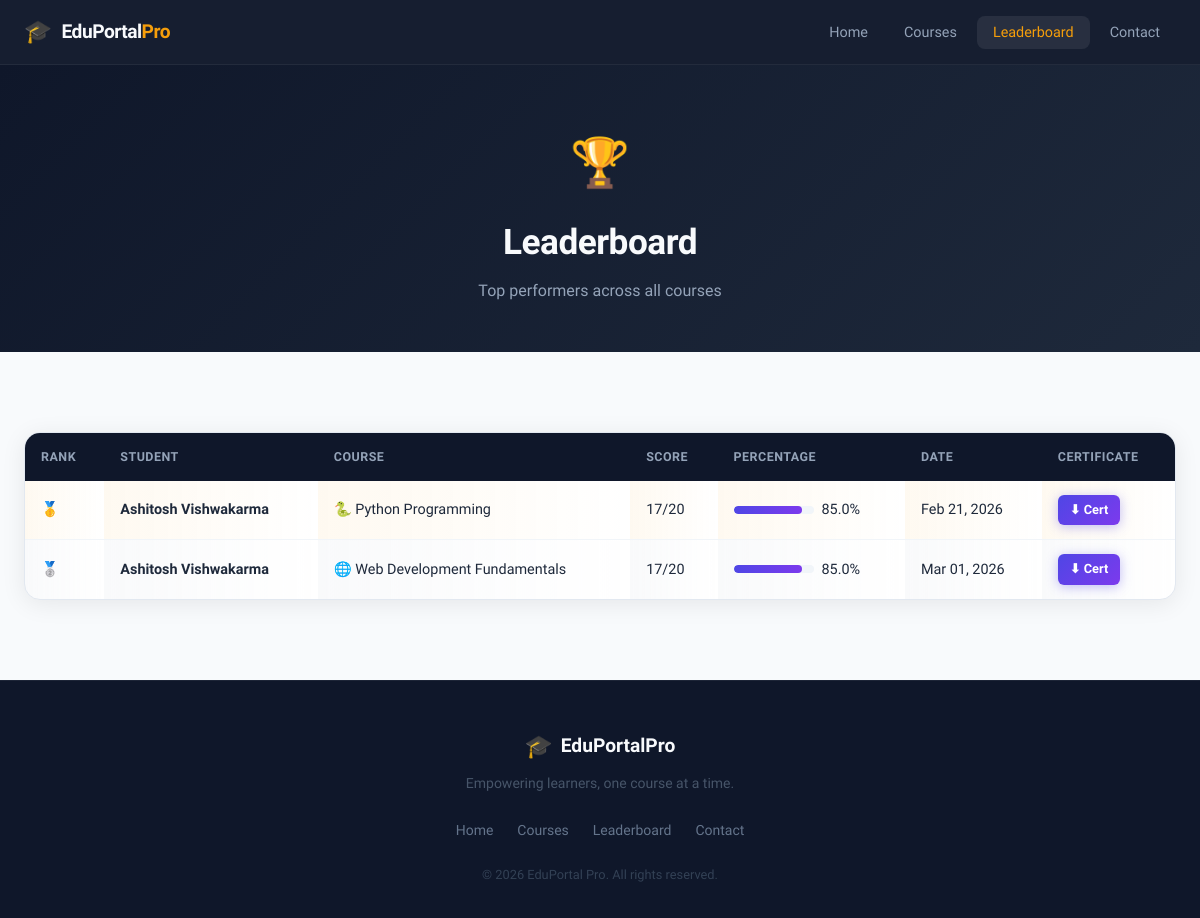
Page /leaderboard/ on the committed database.
### students/models.py (models this page shows, shortened)
class TestResult(models.Model):
    student_name = models.CharField(max_length=200)
    student_email = models.CharField(max_length=200, blank=True)
    course = models.ForeignKey(Course, on_delete=models.CASCADE, related_name='results')
    score = models.IntegerField()
    total_questions = models.IntegerField(default=20)
    percentage = models.FloatField()
    answers_json = models.TextField(default='{}')  # stores {question_id: chosen_answer}
    questions_json = models.TextField(default='[]')  # stores list of question ids used
    passed = models.BooleanField(default=False)
    certificate_issued = models.BooleanField(default=False)
    taken_at = models.DateTimeField(auto_now_add=True)

class Course(models.Model):
    title = models.CharField(max_length=200)
    description = models.TextField()
    subject = models.CharField(max_length=100)
    duration = models.CharField(max_length=50, default="4 weeks")
    level = models.CharField(max_length=50, choices=[
        ('Beginner', 'Beginner'),
        ('Intermediate', 'Intermediate'),
        ('Advanced', 'Advanced'),
    ], default='Beginner')
    icon = models.CharField(max_length=10, default='📚')
    color = models.CharField(max_length=30, default='#4f46e5')
    created_at = models.DateTimeField(auto_now_add=True)

### students/views.py (the view)
# urls.py: path('leaderboard/', views.leaderboard, name='leaderboard'),
def leaderboard(request):
    results = TestResult.objects.filter(passed=True).order_by('-percentage', '-score')[:50]
    courses = Course.objects.all()
    return render(request, 'leaderboard.html', {'results': results, 'courses': courses})

### students/templates/leaderboard.html (shortened to what this page needs)
{% extends 'base.html' %}
{% block nav_leader %}active{% endblock %}
{% block content %}
<div class="page-hero">
    <div class="container" style="text-align:center">
        <div style="font-size:3rem;margin-bottom:12px">🏆</div>
        <h1 class="page-title">Leaderboard</h1>
        <p class="page-subtitle">Top performers across all courses</p>
    </div>
</div>
<section class="section-pad">
    <div class="container">
        {% if results %}
        <div class="leaderboard-table-wrap">
            <table class="leaderboard-table">
                <thead>
                    <tr>
                        <th>Rank</th>
                        <th>Student</th>
                        <th>Course</th>
                        <th>Score</th>
                        <th>Percentage</th>
                        <th>Date</th>
                        <th>Certificate</th>
                    </tr>
                </thead>
                <tbody>
                    {% for result in results %}
                    <tr class="{% if forloop.counter == 1 %}rank-gold{% elif forloop.counter == 2 %}rank-silver{% elif forloop.counter == 3 %}rank-bronze{% endif %}">
                        <td class="rank-cell">
                            {% if forloop.counter == 1 %}🥇
                            {% elif forloop.counter == 2 %}🥈
                            {% elif forloop.counter == 3 %}🥉
                            {% else %}#{{ forloop.counter }}{% endif %}
                        </td>
                        <td><strong>{{ result.student_name }}</strong></td>
                        <td>{{ result.course.icon }} {{ result.course.title }}</td>
                        <td>{{ result.score }}/{{ result.total_questions }}</td>
                        <td>
                            <div style="display:flex;align-items:center;gap:8px">
                                <div class="mini-bar"><div class="mini-fill" style="width:{{ result.percentage }}%"></div></div>
                                <span>{{ result.percentage|floatformat:1 }}%</span>
                            </div>
                        </td>
                        <td>{{ result.taken_at|date:"M d, Y" }}</td>
                        <td>
                            {% if result.certificate_issued %}
                            <a href="{% url 'download_certificate' result.id %}" class="btn btn-xs btn-primary">⬇ Cert</a>
                            {% else %}-{% endif %}
                        </td>
                    </tr>
                    {% endfor %}
                </tbody>
            </table>
        </div>
        {% endif %}
    </div>
</section>
{% endblock %}

### templates/base.html (shortened to what this page needs)
{% load static %}
<!DOCTYPE html>
<html lang="en">
<head>
    <link rel="stylesheet" href="{% static 'css/main.css' %}">
</head>
<body>
    <nav class="navbar" id="navbar">
        <div class="nav-inner">
            <a href="{% url 'home' %}" class="nav-logo">
                <span class="logo-icon">🎓</span>
                <span class="logo-text">EduPortal<span class="logo-accent">Pro</span></span>
            </a>
            <ul class="nav-links">
                <li><a href="{% url 'home' %}" class="nav-link {% block nav_home %}{% endblock %}">Home</a></li>
                <li><a href="{% url 'courses' %}" class="nav-link {% block nav_courses %}{% endblock %}">Courses</a></li>
                <li><a href="{% url 'leaderboard' %}" class="nav-link {% block nav_leader %}{% endblock %}">Leaderboard</a></li>
                <li><a href="{% url 'contact' %}" class="nav-link {% block nav_contact %}{% endblock %}">Contact</a></li>
            </ul>
        </div>
    </nav>
    <main class="main-content">
        {% block content %}{% endblock %}
    </main>
    <footer class="footer">
        <div class="footer-inner">
            <div class="footer-brand">
                <span class="logo-icon">🎓</span>
                <span>EduPortal<strong>Pro</strong></span>
            </div>
            <p class="footer-tagline">Empowering learners, one course at a time.</p>
            <div class="footer-links">
                <a href="{% url 'home' %}">Home</a>
                <a href="{% url 'courses' %}">Courses</a>
                <a href="{% url 'leaderboard' %}">Leaderboard</a>
                <a href="{% url 'contact' %}">Contact</a>
            </div>
            <p class="footer-copy">© 2026 EduPortal Pro. All rights reserved.</p>
        </div>
    </footer>
</body>
</html>

### static/css/main.css (style rules this page uses)
*, *::before, *::after { box-sizing: border-box; margin: 0; padding: 0; }
html { scroll-behavior: smooth; }
body { font-family: 'Sora', sans-serif; background: #f8fafc; color: #1e293b; line-height: 1.6; min-height: 100vh; }
a { text-decoration: none; color: inherit; }
:root { --primary: #4f46e5; --primary-dark: #3730a3; --accent: #f59e0b; --surface: #fff; --border: #e2e8f0; --muted: #94a3b8; --text: #0f172a; --radius: 12px; --shadow: 0 4px 24px rgba(0,0,0,0.08); }
.navbar { position: sticky; top: 0; z-index: 1000; background: rgba(15, 23, 42, 0.97); backdrop-filter: blur(12px); border-bottom: 1px solid rgba(255,255,255,0.06); }
.nav-inner { max-width: 1200px; margin: 0 auto; padding: 0 24px; height: 64px; display: flex; align-items: center; justify-content: space-between; }
.nav-logo { display: flex; align-items: center; gap: 10px; font-size: 1.2rem; font-weight: 800; color: #f8fafc; letter-spacing: -0.5px; }
.logo-icon { font-size: 1.4rem; }
.logo-accent { color: #f59e0b; }
.nav-links { display: flex; list-style: none; gap: 4px; }
.nav-link { color: #94a3b8; font-size: 0.9rem; font-weight: 500; padding: 8px 16px; border-radius: 8px; transition: all 0.2s; }
.nav-link:hover, .nav-link.active { color: #f8fafc; background: rgba(255,255,255,0.08); }
.nav-link.active { color: #f59e0b; }
.btn { display: inline-flex; align-items: center; gap: 6px; padding: 10px 22px; border-radius: 10px; font-family: inherit; font-size: 0.95rem; font-weight: 600; cursor: pointer; border: none; transition: all 0.2s; text-decoration: none; }
.btn-primary { background: linear-gradient(135deg, #4f46e5, #7c3aed); color: #fff; box-shadow: 0 2px 12px rgba(79,70,229,0.35); }
.btn-xs { padding: 5px 12px; font-size: 0.8rem; border-radius: 6px; }
.container { max-width: 1200px; margin: 0 auto; padding: 0 24px; }
.section-pad { padding: 80px 0; }
.page-hero { background: linear-gradient(135deg, #0f172a 0%, #1e293b 100%); padding: 60px 0 48px; }
.page-title { font-size: 2.2rem; font-weight: 800; color: #f8fafc; margin-bottom: 8px; letter-spacing: -0.5px; }
.page-subtitle { color: #94a3b8; font-size: 1rem; }
.leaderboard-table-wrap { background: #fff; border-radius: 16px; border: 1px solid var(--border); overflow: hidden; box-shadow: var(--shadow); overflow-x: auto; }
.leaderboard-table { width: 100%; border-collapse: collapse; }
.leaderboard-table th { background: #0f172a; color: #94a3b8; font-size: 0.78rem; font-weight: 600; text-transform: uppercase; letter-spacing: 0.5px; padding: 14px 16px; text-align: left; }
.leaderboard-table td { padding: 14px 16px; border-bottom: 1px solid #f1f5f9; font-size: 0.9rem; vertical-align: middle; }
.leaderboard-table tr:last-child td { border-bottom: none; }
.rank-gold td { background: linear-gradient(90deg, rgba(245,158,11,0.06), transparent); }
.rank-silver td { background: linear-gradient(90deg, rgba(148,163,184,0.06), transparent); }
.rank-cell { font-size: 1.2rem; }
.mini-bar { width: 80px; height: 8px; background: #f1f5f9; border-radius: 4px; overflow: hidden; }
.mini-fill { height: 100%; background: linear-gradient(90deg, #4f46e5, #7c3aed); border-radius: 4px; }
.footer { background: #0f172a; border-top: 1px solid rgba(255,255,255,0.06); padding: 48px 0 32px; margin-top: auto; }
.footer-inner { max-width: 1200px; margin: 0 auto; padding: 0 24px; text-align: center; }
.footer-brand { display: flex; align-items: center; justify-content: center; gap: 8px; color: #f8fafc; font-size: 1.2rem; font-weight: 700; margin-bottom: 8px; }
.footer-tagline { color: #475569; font-size: 0.875rem; margin-bottom: 24px; }
.footer-links { display: flex; gap: 24px; justify-content: center; margin-bottom: 24px; flex-wrap: wrap; }
.footer-links a { color: #64748b; font-size: 0.875rem; transition: color 0.2s; }
.footer-copy { color: #334155; font-size: 0.8rem; }
.main-content { flex: 1; }
body { display: flex; flex-direction: column; }

### rows in the picture
TestResult: student_name "Ashitosh Vishwakarma", course.icon "🐍", course "Python Programming", score "17", total_questions "20", percentage "85.0", taken_at "Feb 21, 2026", certificate_issued "⬇ Cert"
TestResult: student_name "Ashitosh Vishwakarma", course.icon "🌐", course "Web Development Fundamentals", score "17", total_questions "20", percentage "85.0", taken_at "Mar 01, 2026", certificate_issued "⬇ Cert"
